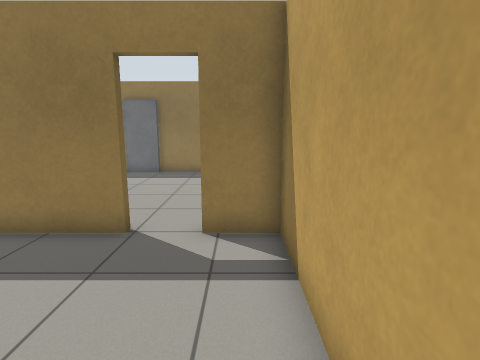
view 1 (above)

24 first-person views from a walk through a Gazebo world. The camera is 1.2 m above the floor, tilts 10° down and sees 80° across. The floor is counted in squares, 0.5 m on a side. Each view is taken from the middle of a square. On the plan, view 1 faces up. The plan holds only what a view shows up to about 18 squares ahead; the rest is blank.

view 2
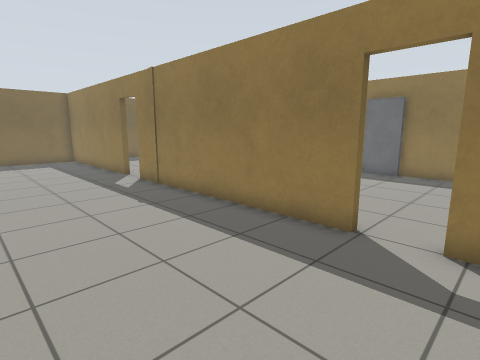

view 3
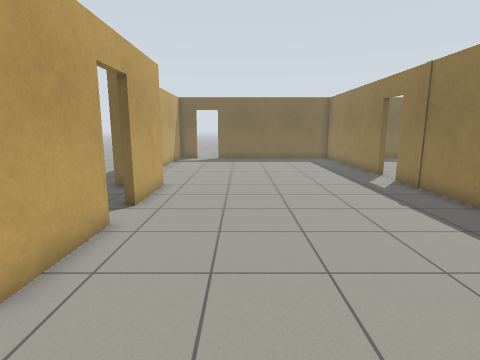

view 4
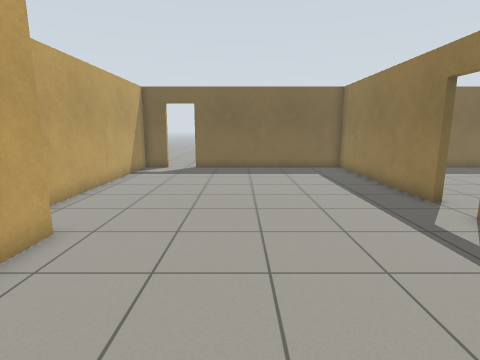

view 5
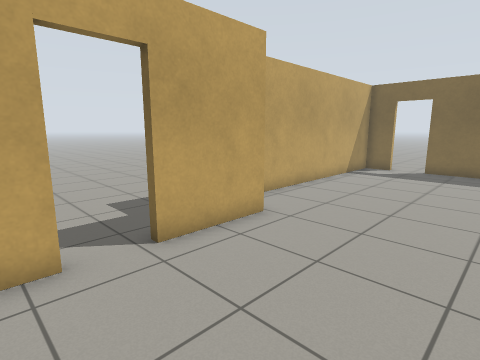

view 6
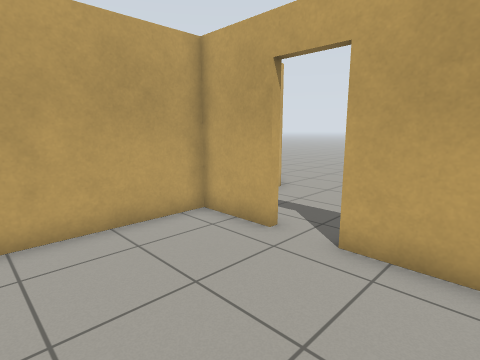

view 7
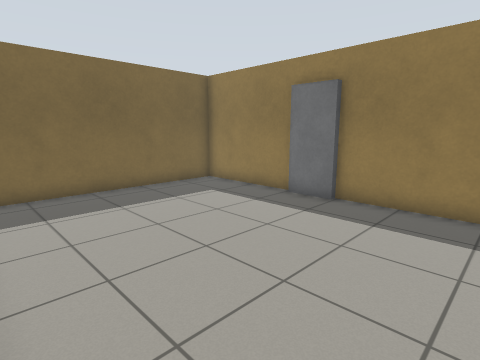

view 8
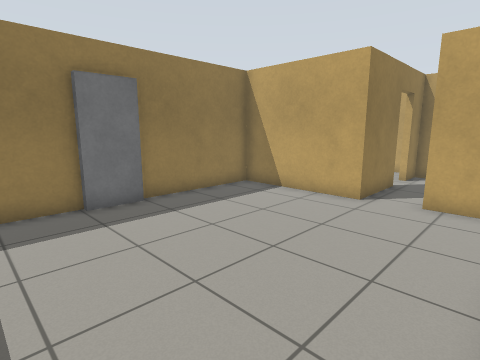

view 9
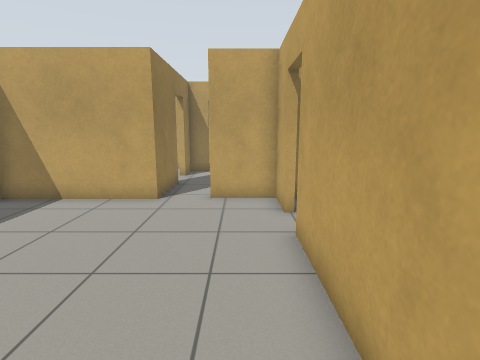

view 10
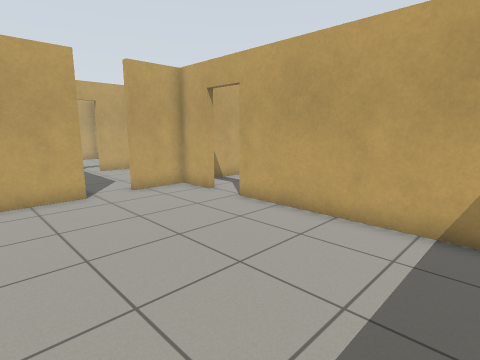

view 11
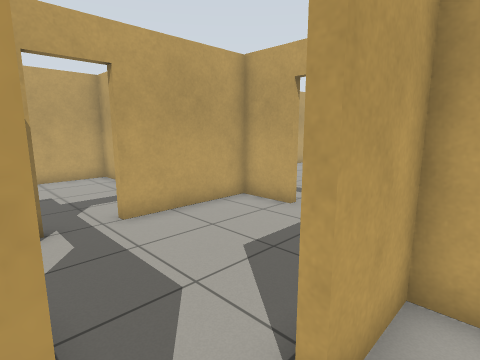

view 12
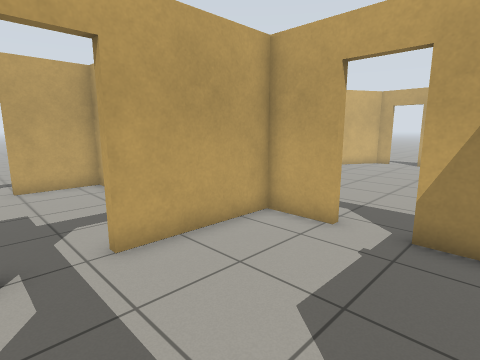

view 13
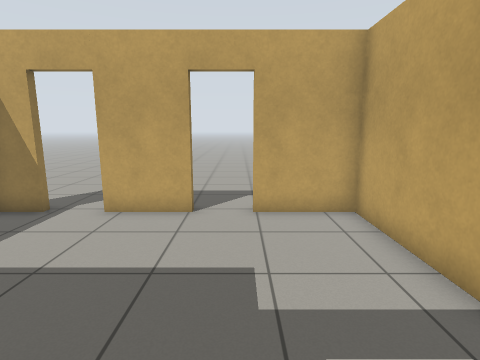

view 14
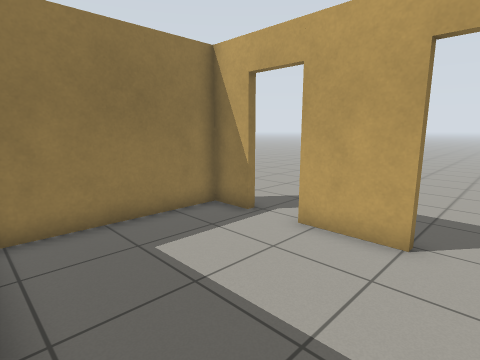

view 15
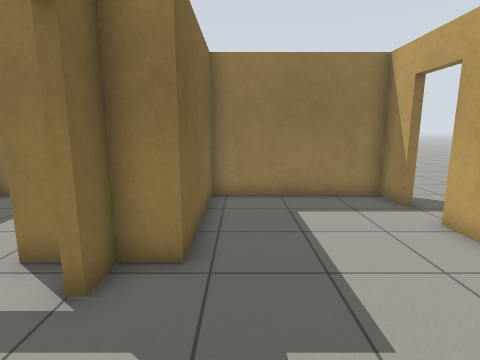

view 16
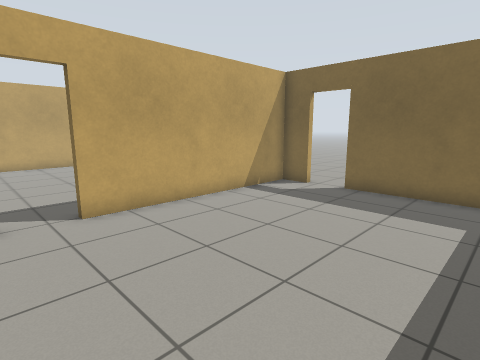

view 17
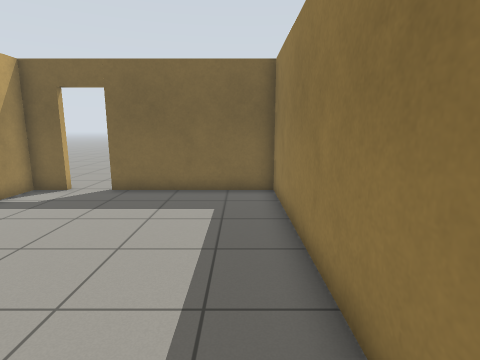

view 18
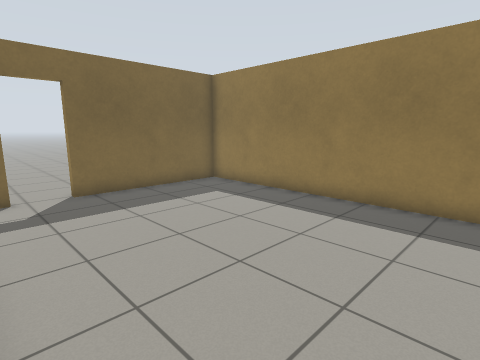

view 19
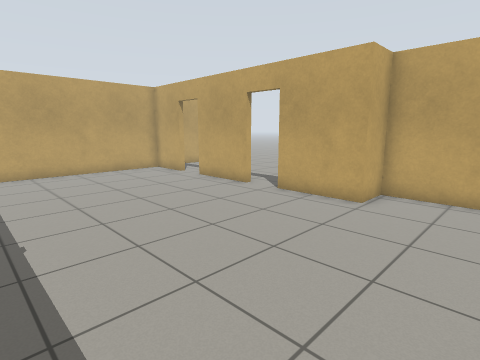

view 20
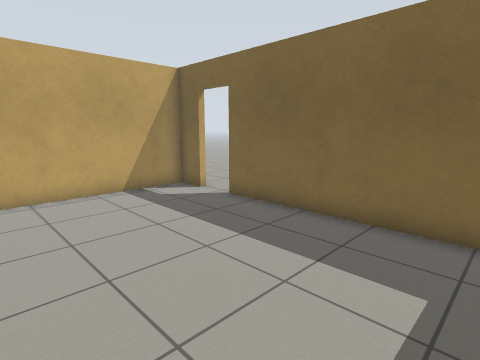

view 21
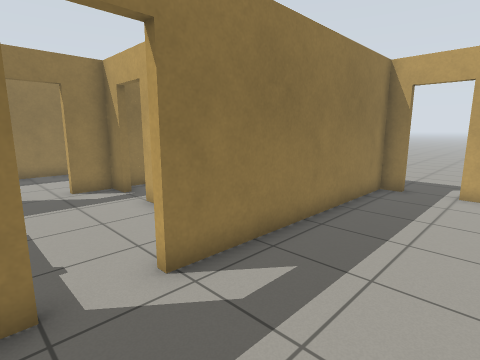

view 22
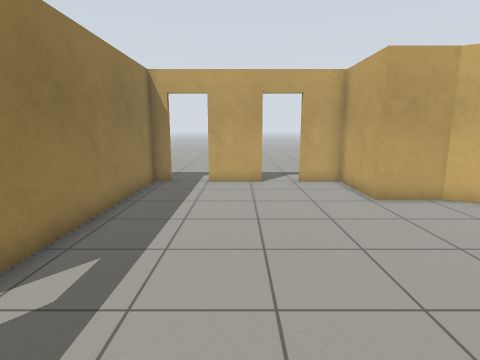

view 23
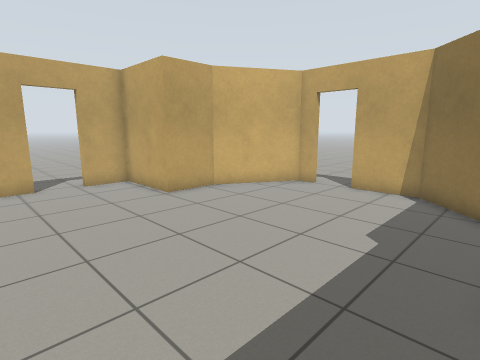

view 24
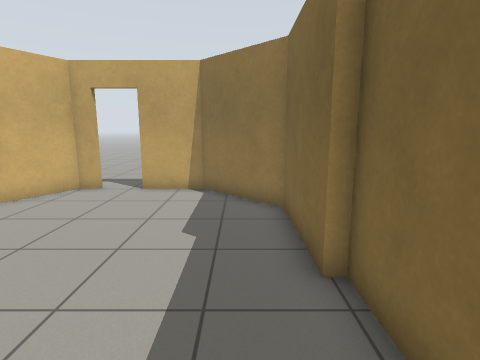

### Floor plan
Points are (right, up) in squares from view 1. A wall is a line through its corners. A room is listed if a view was taken in it or the views show most of it. See-through windows are left out.
Room 1 (views 1, 2, 3, 4, 5, 6, 19, 20)
walls: (-7.1, -4.4) (-3.5, -4.4); (-15.1, 6.4) (-24.3, 6.4) (-24.3, -2.9); (-1.7, -4.4) (0.9, -4.4) (0.9, 6.4) (-1, 6.4); (-2.6, 6.4) (-13.5, 6.4); (-24.3, -4.5) (-24.3, -6) (-12.4, -6) (-12.4, -4.4) (-8.9, -4.4)
ways out: open door at (-1.7, 6.7) to room 2; open door at (-14.3, 6.7) to room 5; open door at (-7.5, -4.5); open door at (-2.5, -4.5)
Room 2 (views 7, 8, 9, 10, 11)
walls: (-6.4, 16.3) (-11.6, 16.3) (-11.6, 7.8); (-9.6, 6.7) (-2.6, 6.7); (-1, 6.7) (0.9, 6.7) (0.9, 9.1); (0.8, 10.9) (0.8, 16.3) (-4.5, 16.3)
ways out: open door at (-1.7, 6.7) to room 1; opening at (1, 10) to room 3
Room 3 (views 12, 13)
walls: (5.2, 3.3) (7.5, 3.3) (7.5, 8); (4.3, 10.9) (0.8, 10.9); (2.4, 3.3) (3.5, 3.3); (7.5, 9.8) (7.5, 10.9) (6, 10.9)
ways out: opening at (1, 10) to room 2; open door at (8, 8.5) to room 4; open door at (4.5, 3) to room 6; open door at (5.5, 11) to room 7
Room 4 (views 14, 15)
walls: (15.1, 10.4) (15.1, 13); (10.8, 5.6) (15.1, 5.6) (15.1, 8.6); (15.1, 14.8) (15.1, 16.3) (9, 16.3) (9, 10.9) (7.8, 10.9) (7.8, 9.8)
ways out: open door at (8, 8.5) to room 3; open door at (15, 9.5); open door at (15, 13.5)
Room 5 (views 16, 17, 18)
walls: (-13.6, 16.3) (-24.3, 16.3) (-24.3, 9.8); (-24.3, 8.1) (-24.3, 6.7) (-15.1, 6.7)
ways out: open door at (-14.3, 6.7) to room 1; open door at (-24.3, 8.7)
Room 6 (views 21, 22, 23, 24)
walls: (1.2, -1.8) (1.2, -4.4) (1.6, -4.4) (1.6, -8.6) (4.5, -11.5) (7, -11.5); (15.1, -2.1) (15.1, 0.5); (8.8, -11.5) (9.6, -11.5) (11.6, -8) (11.6, -5.7) (15.1, -5.7) (15.1, -3.7); (15.1, 2.1) (15.1, 3) (5.3, 3)
ways out: open door at (4.5, 3) to room 3; open door at (7.5, -12); open door at (15, -2.5); open door at (15, 1.5)
Room 7 (no view inside)
walls: (7.2, 16.3) (5, 16.3); (8.8, 11.6) (8.8, 12.2)
ways out: open door at (5.5, 11) to room 3

Where each view was taken, in squares from view 1:
view 1: 0 up, 0 right, facing up
view 2: 0 up, 0 right, facing up-left
view 3: 1 down, 0 right, facing left
view 4: 0 up, 6 left, facing left
view 5: 1 up, 6 left, facing down-left
view 6: 1 up, 6 left, facing down-right
view 7: 7 up, 0 right, facing up-left
view 8: 7 up, 9 left, facing up-right
view 9: 8 up, 9 left, facing right
view 10: 14 up, 10 left, facing down-right
view 11: 11 up, 0 right, facing down-right
view 12: 10 up, 2 right, facing down-right
view 13: 9 up, 7 right, facing right
view 14: 9 up, 9 right, facing up-right
view 15: 6 up, 10 right, facing up
view 16: 15 up, 13 left, facing down-left
view 17: 15 up, 13 left, facing left
view 18: 7 up, 13 left, facing up-left
view 19: 5 up, 16 left, facing down-right
view 20: 5 up, 17 left, facing down-left
view 21: 1 down, 3 right, facing up-right
view 22: 1 down, 2 right, facing right
view 23: 0 up, 2 right, facing down-right
view 24: 0 up, 3 right, facing down
